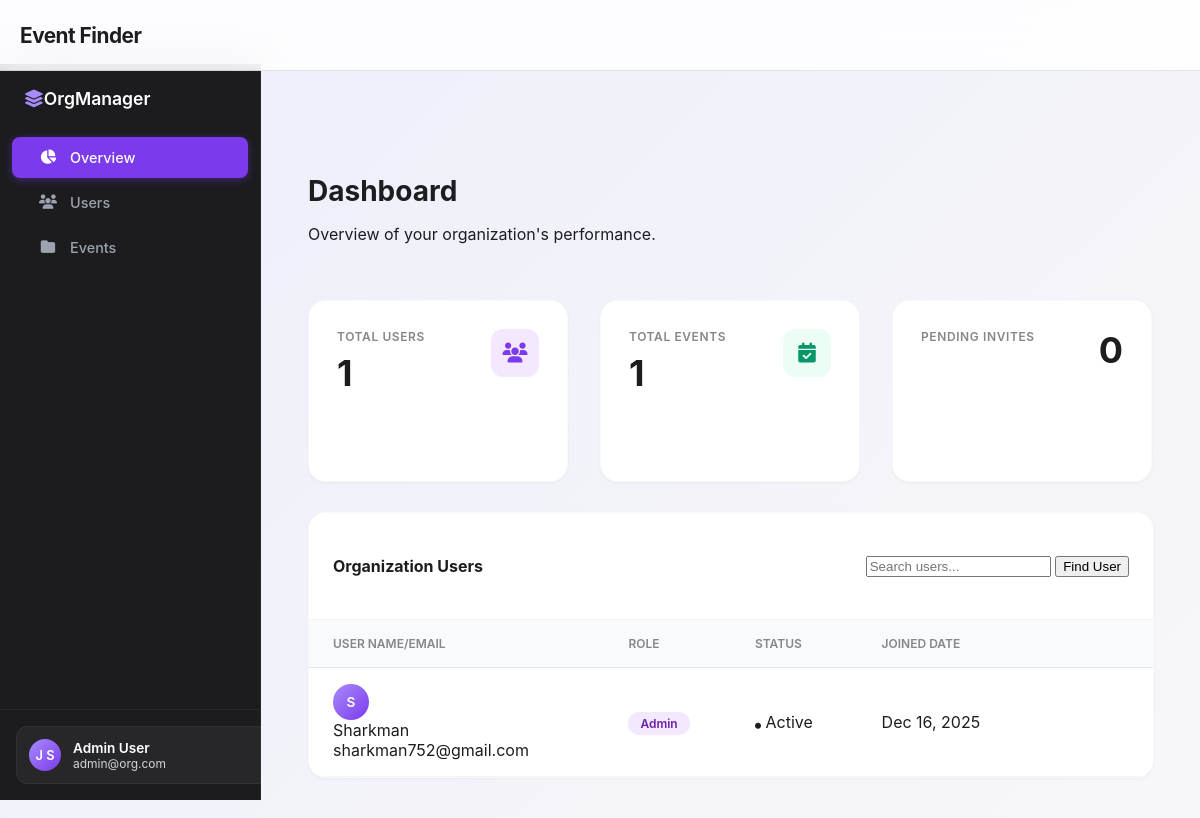
/searchusers/ (signed in), run on an earlier commit of the app's database.
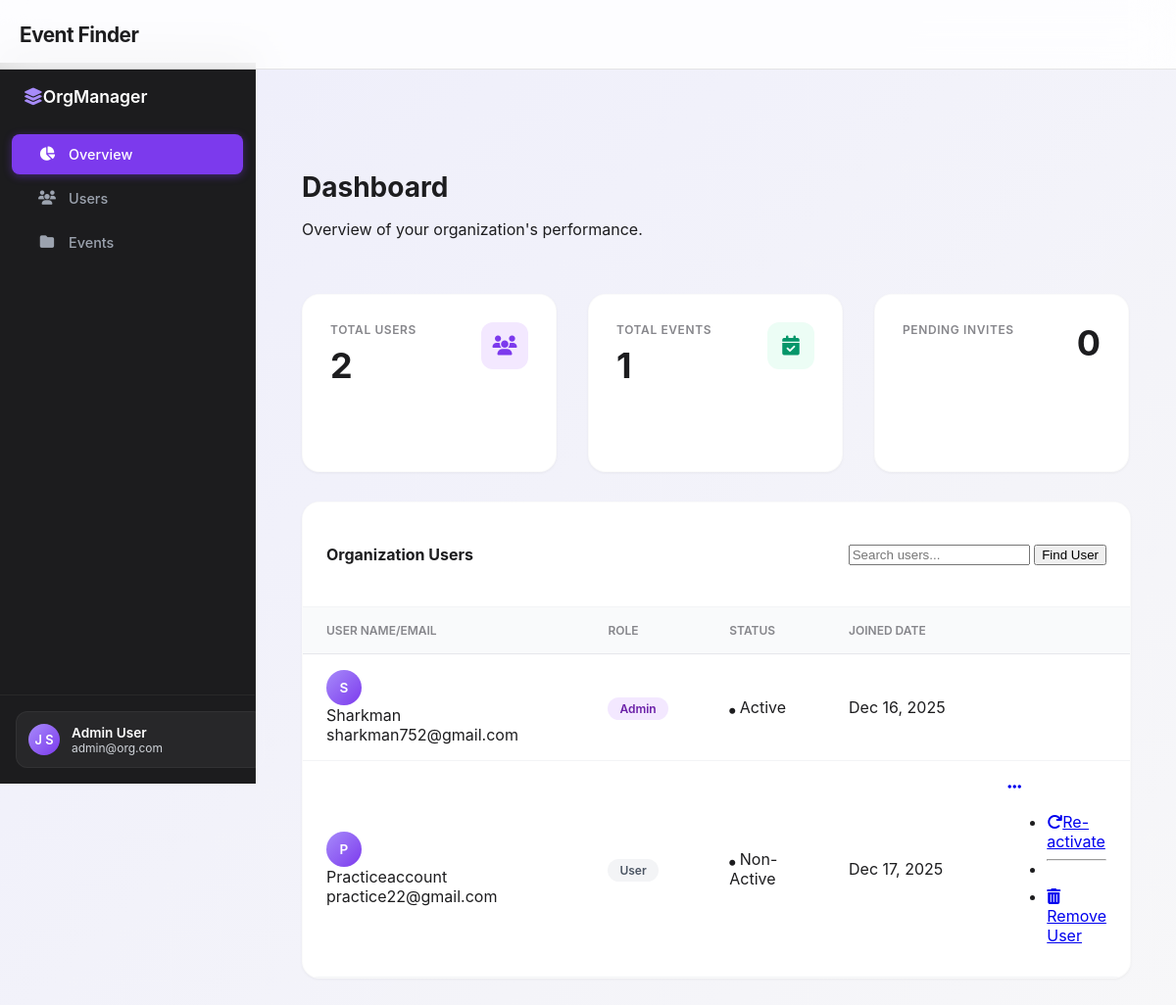
And on a later commit of the database.
### App/models.py (models this page shows, shortened)
class OrganizationMembership(models.Model):
    ROLE_CHOICES = (
        ('admin', 'Organization Admin'),
        ('user', 'Organization User'),
    )
    STATUS_CHOICES = (
        ('pending', 'Pending'),
        ('active', 'Active'),
        ('Non-active', 'Non-active')
    )
    user = models.ForeignKey(
        settings.AUTH_USER_MODEL,
        on_delete=models.CASCADE
    )
    organization = models.ForeignKey(Organization, on_delete=models.CASCADE)
    role = models.CharField(max_length=10, choices=ROLE_CHOICES)
    status = models.CharField(max_length=10, choices=STATUS_CHOICES, default='pending')
    joined_at = models.DateTimeField(auto_now_add=True)
    class Meta:
        unique_together = ('user', 'organization')

class User(AbstractUser):
    is_customer = models.BooleanField(default=False)
    address = models.CharField(max_length=255, blank=True, null=True)
    phone = models.CharField(max_length=20, blank=True, null=True)

### App/views.py (the view)
# urls.py: path('searchusers/', v.search_users, name='search_users'),
def search_users(request):
    query = request.GET.get('query', '')
    current_user = OrganizationMembership.objects.get(user=request.user)
    organization = Organization.objects.get(name=current_user.organization.name)
    users = OrganizationMembership.objects.filter(organization=organization)
    if query:
        users = users.filter(Q(user__username__icontains=query))
    pending_memberships = OrganizationMembership.objects.filter(
        organization=organization,
        status='pending'
    ).select_related('user')
    organization_users = OrganizationMembership.objects.filter(organization=organization)
    events = Event.objects.filter(organization=organization)
    total_users = len(organization_users)
    total_events = len(events)
    total_pending = len(pending_memberships)
    admin = User.objects.get(id=request.user.id)
    return render(request,'admin_dashboard.html', {
        'Users' : users,
        'SearchActive' : bool(request.GET),
        'pending_memberships': pending_memberships,
        'organization_users' : organization_users,
        'organization_events' : events,
        'total_users' : total_users,
        'total_events' : total_events,
        'pending' : total_pending,
        'admin' : admin})

### App/context_processors.py (called while the page is built)
def current_url(request):
    return {
        'current_path': request.path,
        'current_full_url': request.get_full_path(),
        'current_absolute_uri': request.build_absolute_uri(),
    }

def base_view(request):
    if not request.user.is_authenticated:
        return {}
    membership = OrganizationMembership.objects.filter(user=request.user).first()
    if not membership:
        return {}
    if membership.role == "admin":
        status = 1
    elif membership.role == 'user':
        status = 2
    else:
        status = 3
    return {
        'status': status,
        'membership': membership
    }

### App/templates/admin_dashboard.html (shortened to what the changed rows need)
{% extends "base.html" %}
{% load static %}
{% block content %}
<link rel="stylesheet" href="{% static 'admin_dashboard.css' %}">
<main class="main-content animate-fade-in">
    <div class="dashboard-header">
        <div>
            <h1 class="page-title">Dashboard</h1>
        </div>
    </div>
    <div class="stats-grid">
        <div class="stat-card">
            <div class="stat-header">
                <div>
                    <div class="stat-label">Total Users</div>
                    <div class="stat-value">{{ total_users }}</div>
                </div>
            </div>
        </div>
    </div>
    <div id="usersection" class="table-card">
        <div class="table-responsive">
            <table class="table custom-table mb-0">
                <thead>
                    <tr>
                        <th class="col-user">User Name/Email</th>
                        <th class="col-role">Role</th>
                        <th class="col-status">Status</th>
                        <th class="col-date">Joined Date</th>
                        <th class="col-action"></th>
                    </tr>
                </thead>
                    <tbody>
                    {% if SearchActive %}
                        {% for user in Users %}
                            <tr>
                                <td>
                                    <div class="d-flex align-items-center">
                                        <div class="user-avatar">{{ user.user.username|slice:":1"|upper }}</div>
                                        <div>
                                            <div class="fw-bold">{{ user.user.username }}</div>
                                            <div class="small text-muted">{{ user.user.email }}</div>
                                        </div>
                                    </div>
                                </td>
                                <td><span class="role-badge {% if user.role == 'admin' %}role-admin{% else %}role-member{% endif %}">{{ user.role }}</span></td>
                                <td>
                                    <span class="text-{% if user.status == 'active' %}success{% elif user.status == 'pending' %}warning{% else %}secondary{% endif %} small fw-bold">
                                        <i class="fas fa-dot-circle me-1"></i> {{ user.status|title }}
                                    </span>
                                </td>
                                <td class="text-muted">{{ user.joined_at|date:"M d, Y" }}</td>
                                <td class="text-end">
                                    {% if user.user != request.user %}
                                    <div class="dropdown">
                                        <a href="#" class="text-muted" data-bs-toggle="dropdown" aria-expanded="false">
                                            <i class="fas fa-ellipsis-h"></i>
                                        </a>
                                        <ul class="dropdown-menu dropdown-menu-end">
                                            {% if user.status == 'pending' %}
                                                <li>
                                                    <a class="dropdown-item text-success" href="{% url 'update_membership_status' user.id 'approve' %}">
                                                        <i class="fas fa-check me-2"></i>Approve
                                                    </a>
                                                </li>
                                            {% elif user.status == 'active' %}
                                                <li>
                                                    <a class="dropdown-item text-warning" href="{% url 'update_membership_status' user.id 'non-active' %}">
                                                        <i class="fas fa-ban me-2"></i>Set Non-active
                                                    </a>
                                                </li>
                                            {% elif user.status == 'Non-active' %}
                                                <li>
                                                    <a class="dropdown-item text-success" href="{% url 'update_membership_status' user.id 'approve' %}">
                                                        <i class="fas fa-redo me-2"></i>Re-activate
                                                    </a>
                                                </li>
                                            {% endif %}
                                            <li><hr class="dropdown-divider"></li>
                                            <li>
                                                <a class="dropdown-item text-danger" href="{% url 'update_membership_status' user.id 'kick' %}" onclick="return confirm('Are you sure you want to remove this user?');">
                                                    <i class="fas fa-trash-alt me-2"></i>Remove User
                                                </a>
                                            </li>
                                        </ul>
                                    </div>
                                    {% endif %}
                                </td>
                            </tr>
                        {% endfor %}
                    {% else %}
                        {% for user in organization_users %}
                            <tr>
                                <td>
                                    <div class="d-flex align-items-center">
                                        <div class="user-avatar">{{ user.user.username|slice:":1"|upper }}</div>
                                        <div>
                                            <div class="fw-bold text-dark">{{ user.user.username }}</div>
                                            <div class="small text-muted">{{ user.user.email }}</div>
                                        </div>
                                    </div>
                                </td>
                                <td><span class="role-badge {% if user.role == 'admin' %}role-admin{% else %}role-member{% endif %}">{{ user.role|title }}</span></td>
                                <td>
                                    <div class="d-flex align-items-center small text-dark fw-medium">
                                        <i class="fas fa-circle me-2 text-{% if user.status == 'active' %}success{% elif user.status == 'pending' %}warning{% else %}secondary{% endif %}" style="font-size: 6px;"></i>
                                        {{ user.status|default:"active"|title }}
                                    </div>
                                </td>
                                <td class="text-muted small">{{ user.joined_at|date:"M d, Y" }}</td>
                                <td class="text-end">
                                    {% if user.user != request.user %}
                                    <div class="dropdown">
                                        <a href="#" class="text-muted" data-bs-toggle="dropdown" aria-expanded="false">
                                            <i class="fas fa-ellipsis-h"></i>
                                        </a>
                                        <ul class="dropdown-menu dropdown-menu-end">
                                            {% if user.status == 'pending' %}
                                                <li>
                                                    <a class="dropdown-item text-success" href="{% url 'update_membership_status' user.id 'approve' %}">
                                                        <i class="fas fa-check me-2"></i>Approve
                                                    </a>
                                                </li>
                                            {% elif user.status == 'active' %}
                                                <li>
                                                    <a class="dropdown-item text-warning" href="{% url 'update_membership_status' user.id 'non-active' %}">
                                                        <i class="fas fa-ban me-2"></i>Set Non-active
                                                    </a>
                                                </li>
                                            {% elif user.status == 'Non-active' %}
                                                <li>
                                                    <a class="dropdown-item text-success" href="{% url 'update_membership_status' user.id 'approve' %}">
                                                        <i class="fas fa-redo me-2"></i>Re-activate
                                                    </a>
                                                </li>
                                            {% endif %}
                                            <li><hr class="dropdown-divider"></li>
                                            <li>
                                                <a class="dropdown-item text-danger" href="{% url 'update_membership_status' user.id 'kick' %}" onclick="return confirm('Are you sure you want to remove this user?');">
                                                    <i class="fas fa-trash-alt me-2"></i>Remove User
                                                </a>
                                            </li>
                                        </ul>
                                    </div>
                                    {% endif %}
                                </td>
                            </tr>
                        {% endfor %}
                    {% endif %}
                </tbody>
            </table>
        </div>
    </div>
</main>
{% endblock %}

What changed in the data, as far as the page shows it:
added OrganizationMembership: user.username "P", user.username "Practiceaccount", user.email "practice22@gmail.com", role "User", status "Non-Active", joined_at "Dec 17, 2025", shows "Re-activate", shows "Remove User"
Also different on the page:
{{ total_users }}: "1" → "2"
